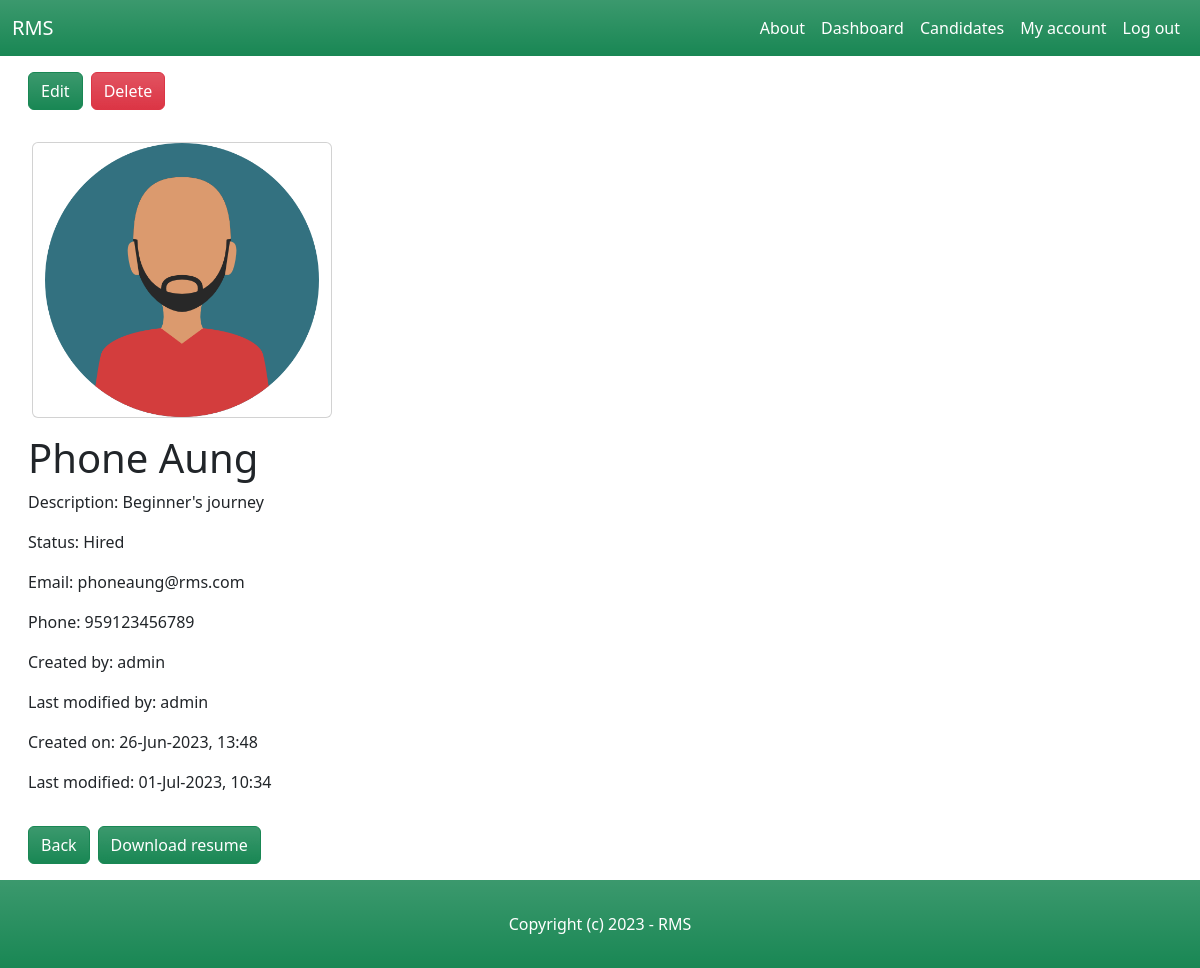
Before: /dashboard/candidates/6/ (signed in) with the older database file.
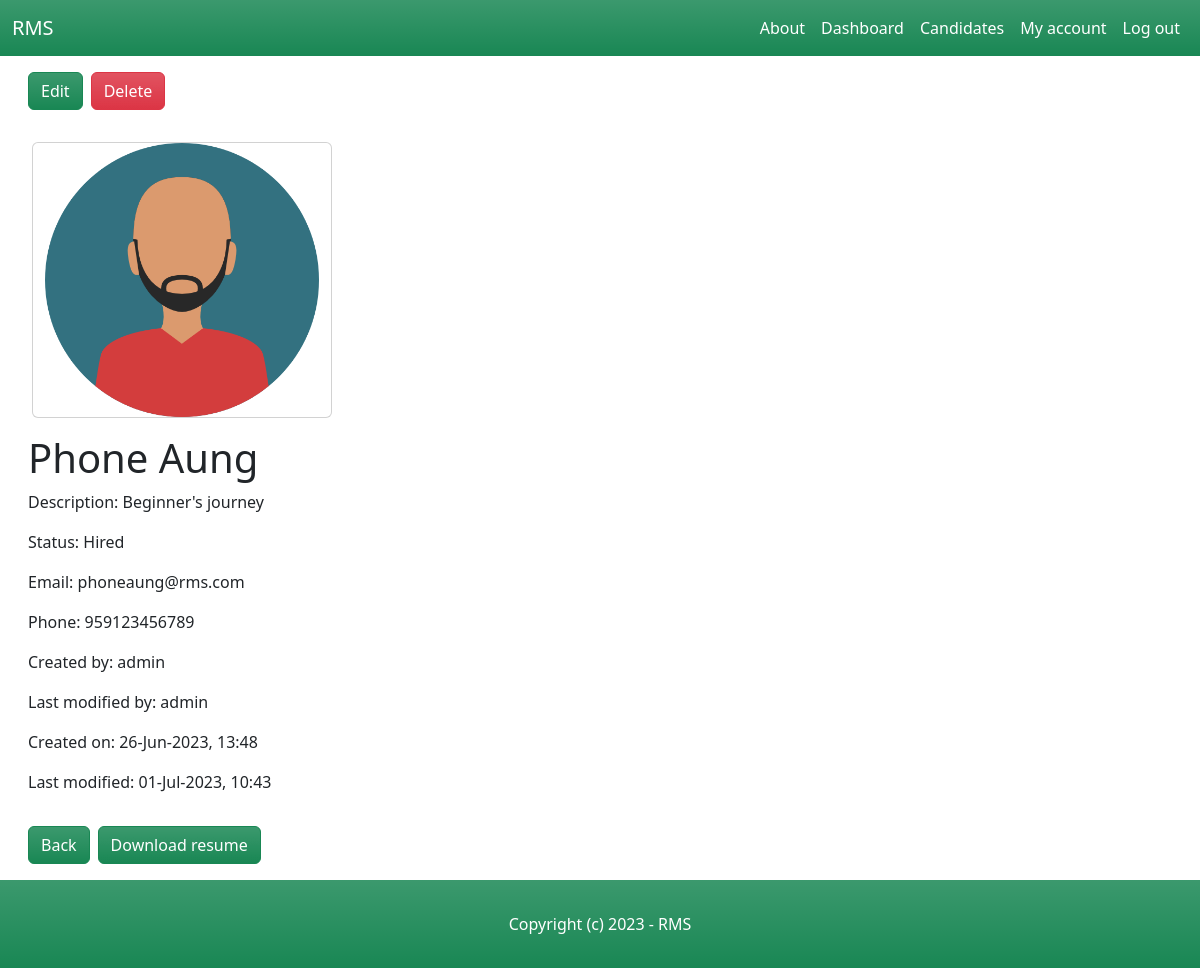
After: the same page with the newer database file.
### candidate/models.py (models this page shows, shortened)
class Candidate(models.Model):
    NEW = 'new'
    CONTACTED = 'contacted'
    INTERVIEWED = 'interviewed'
    HIRED = 'hired'
    REJECTED = 'rejected'
    CHOICES_STATUS = (
        (NEW, 'New'),
        (CONTACTED, 'Contacted'),
        (INTERVIEWED, 'Interviewed'),
        (HIRED, 'Hired'),
        (REJECTED, 'Rejected'),
    )
    name = models.CharField(max_length=255)
    description = models.TextField(blank=True, null=True)
    status = models.CharField(max_length=11, choices=CHOICES_STATUS, default=NEW)
    email = models.EmailField()
    phone = models.PositiveIntegerField()
    image = models.ImageField(upload_to='candidate_images', default='default_image.jpg', blank=True, null=True)
    resume = models.FileField(upload_to='resumes/', blank=True, null=True)
    is_active = models.BooleanField(default=True)
    created_by = models.ForeignKey(User, related_name='candidates', on_delete=models.CASCADE)
    created_at = models.DateTimeField(auto_now_add=True)
    modified_at = models.DateTimeField(auto_now=True)
    last_modified_by = models.ForeignKey(User, related_name='candidate', blank=True, null=True, on_delete=models.CASCADE)

### candidate/views.py (the view)
# urls.py: path('<int:pk>/', views.candidate_details, name='candidate_details'),
@login_required
def candidate_details(request, pk):
    candidate = get_object_or_404(Candidate, is_active=True, pk=pk)
    return render(request, 'candidate/candidate_details.html', {
        'candidate': candidate
    })

### candidate/templates/candidate/candidate_details.html (shortened to what this page needs)
{% extends 'core/base.html' %}
{% block content %}
    <div class="row mx-3">
        <div class="d-grid my-3 gap-2 d-md-flex">
            <button class="btn btn-success bg-gradient"><a class="nav-link text-white" href="{% url 'edit_candidate' candidate.id %}">Edit</a></button>
            <button class="btn btn-danger bg-gradient"><a class="nav-link text-white" href="{% url 'delete_candidate' candidate.id %}">Delete</a></button>
        </div>
    </div>
    <div class="row mx-3">
        <div class="card mx-3 my-3" style="width: 300px;">
            <img src="{{ candidate.image.url }}" class="card-img-top" alt="{{ candidate.name }}">
        </div>
        <h1>{{ candidate.name }}</h1>
        {% if candidate.description %}
            <p>Description: {{ candidate.description }}</p>
        {% endif %}
        <p>Status: {{ candidate.get_status_display }}</p>
        <p>Email: {{ candidate.email }}</p>
        <p>Phone: {{ candidate.phone }}</p>
        <p>Created by: {{ candidate.created_by }}</p>
        <p>Last modified by: {{ candidate.last_modified_by }}</p>
        <p>Created on: {{ candidate.created_at|date:"d-M-Y, H:i" }}</p>
        <p>Last modified: {{ candidate.modified_at|date:"d-M-Y, H:i" }}</p>
        <div class="d-grid my-3 gap-2 d-md-flex">
            <button type="submit" class="btn btn-success bg-gradient"><a class="nav-link text-white" href="{% url 'candidates_list' %}">Back</a></button>
            {% if candidate.resume %}
                <button type="submit" class="btn btn-success bg-gradient"><a style="text-decoration:none" href="{{ candidate.resume.url }}" class="text-white" download>Download resume</a></button>
            {% else %}
                <button type="submit" class="btn btn-success bg-gradient"><a style="text-decoration:none" href="{% url 'edit_candidate' candidate.id %}" class="text-white">Upload resume</a></button>
            {% endif %}
        </div>
    </div>
{% endblock %}

Changed rows visible on the page:
changed Candidate "Phone Aung": modified_at "01-Jul-2023, 10:34" → "01-Jul-2023, 10:43"
